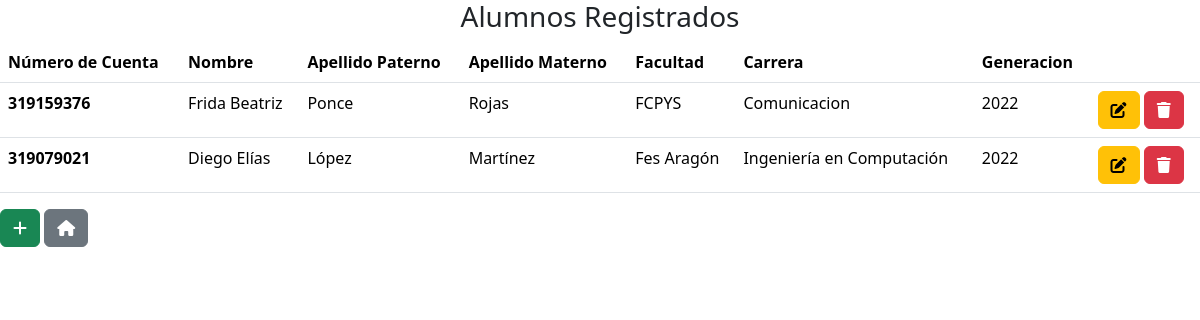
Screenshot of /PHP/tabla.php with the database file from the repository.
### tables this page shows
CREATE TABLE `registro` (
  `no_cuenta` int(9) NOT NULL,
  `nombres` varchar(100) NOT NULL,
  `apellido_paterno` varchar(100) NOT NULL,
  `apellido_materno` varchar(100) NOT NULL,
  `facultad` varchar(200) NOT NULL,
  `carrera` varchar(200) NOT NULL,
  `anio_ingreso` int(4) NOT NULL,
  `id` int(11) NOT NULL
);

### PHP/tabla.php (the view, shortened to what this page needs)
<?php
include("conexion.php");
$stm = $conexion->prepare("SELECT * FROM registro");
$stm->execute();
$registros = $stm->fetchAll(PDO::FETCH_ASSOC);
?>
<!DOCTYPE html>
<html lang="en">
<head>
    <link href="https://cdn.jsdelivr.net/npm/bootstrap@5.3.2/dist/css/bootstrap.min.css" rel="stylesheet">
</head>
<body>
    <div class="tablaEstilos">
        <h3 class="text-center">Alumnos Registrados</h3>
        <table class="table">
            <thead class="info">
                <tr>
                    <th scope="col">Número de Cuenta</th>
                    <th scope="col">Nombre</th>
                    <th scope="col">Apellido Paterno</th>
                    <th scope="col">Apellido Materno</th>
                    <th scope="col">Facultad</th>
                    <th scope="col">Carrera</th>
                    <th scope="col">Generacion</th>
                    <th scope="col"></th>
                </tr>
            </thead>
            <tbody>
                <?php foreach ($registros as $registro) { ?>
                    <tr>
                        <th scope="row"><?php echo $registro['no_cuenta']; ?></th>
                        <td><?php echo $registro['nombres']; ?></td>
                        <td><?php echo $registro['apellido_paterno']; ?></td>
                        <td><?php echo $registro['apellido_materno']; ?></td>
                        <td><?php echo $registro['facultad']; ?></td>
                        <td><?php echo $registro['carrera']; ?></td>
                        <td><?php echo $registro['anio_ingreso']; ?></td>
                        <td>
                            <a href="edicion.php?id=<?php echo $registro['id'];?>" class="btn btn-small btn-warning"><i class="fa-solid fa-pen-to-square"></i></a>
                            <a href="tabla.php?id=<?php echo $registro['id']; ?>" class="btn btn-small btn-danger" onclick="return confirm('¿Estás seguro de que deseas eliminar este registro?');">
                                <i class="fa-sharp fa-solid fa-trash"></i>
                            </a>
                        </td>
                    </tr>
                <?php } ?>
            </tbody>
        </table>
    </div>
    <div class="botones-container">
        <a href="formulario.php" class="btn btn-small btn-success"><i class="fa-solid fa-plus"></i></a>
        <a href="inicio.php" class="btn btn-small btn-secondary"><i class="fa-solid fa-home"></i></a>
    </div>
</body>
</html>

### rows the page displays
registro: no_cuenta "319159376", nombres "Frida Beatriz", apellido_paterno "Ponce", apellido_materno "Rojas", facultad "FCPYS", carrera "Comunicacion", anio_ingreso "2022"
registro: no_cuenta "319079021", nombres "Diego Elías", apellido_paterno "López", apellido_materno "Martínez", facultad "Fes Aragón", carrera "Ingeniería en Computación", anio_ingreso "2022"
